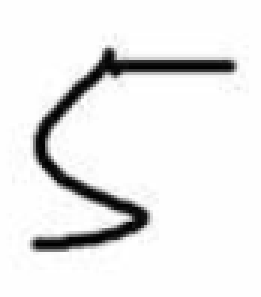
%> input picture 机器人视觉实验/a5/test/5.png, 87 x 99 px (shown 3 times larger)
$ octave a3.m   (GNU Octave 9; MATLAB toolbox functions it lacks are replaced by stand-ins)
%> lines starting %> are read from the running program, lines starting %| are printed output that depends on the picture; in (x1, y1, x2, y2) boxes, pixels count from 0 and x2, y2 are one past the last pixel; in counts of white or black regions, pixels touching at a corner belong together; the program's own positions count from 1
test_image = imread('./test/5.png');
%> test_image is the input picture: size 99x87x3 uint8; mean R, G, B 233.7, 233.7, 233.7
shape = size(test_image);
%> shape = [99 87 3]
dimension=numel(shape);
%> dimension = 3
if dimension > 2
    test_image = rgb2gray(test_image); %灰度化
%> test_image: size 99x87 uint8
end
test_image = imresize(test_image, [28,28]); %保证输入为28×28
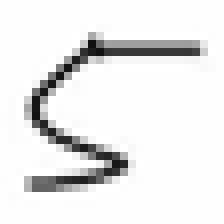
%> test_image: size 28x28 uint8 (shown 8 times larger); min 16, max 255, mean 233.4
test_image = imbinarize(test_image,0.5); %二值化
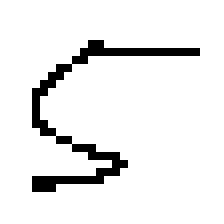
%> test_image: size 28x28 logical (shown 8 times larger); 92.3% white; black in thin lines or dots, all inside (x1, y1, x2, y2) = (4, 5, 25, 24)
test_image = imcomplement(test_image); %反转，使得输入网络时一定要保证图片
% 背景是黑色，数字部分是白色
imshow(test_image);
load('Minist_LeNet5');
% test_result = Recognition(trainNet, test_image);
%> (the run ends here)
